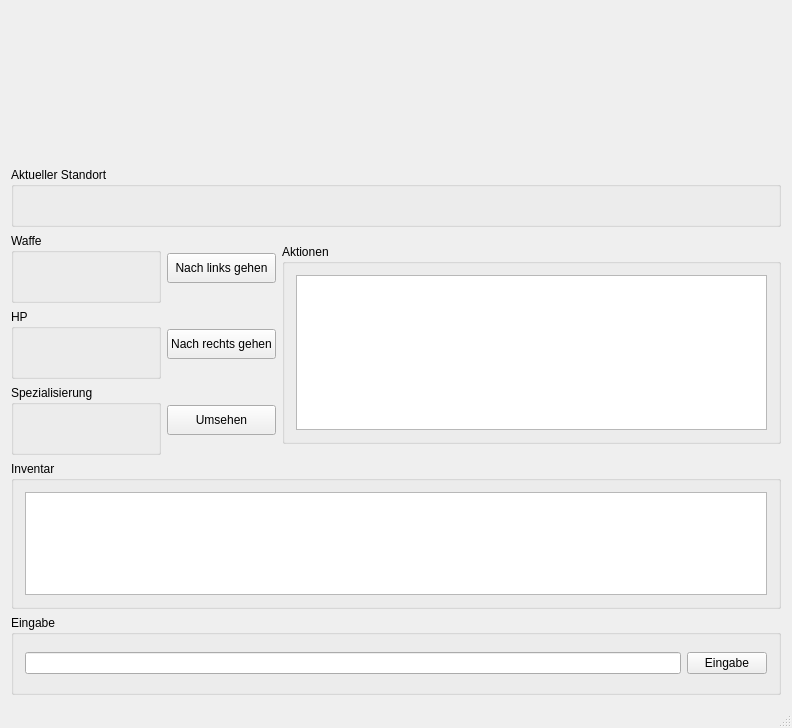
<?xml version="1.0" encoding="UTF-8"?>
<ui version="4.0">
 <class>Textadventure</class>
 <widget class="QMainWindow" name="Textadventure">
  <property name="geometry">
   <rect>
    <x>0</x>
    <y>0</y>
    <width>792</width>
    <height>728</height>
   </rect>
  </property>
  <property name="maximumSize">
   <size>
    <width>16777215</width>
    <height>1000</height>
   </size>
  </property>
  <property name="windowTitle">
   <string>Textadventure</string>
  </property>
  <widget class="QWidget" name="centralWidget">
   <property name="minimumSize">
    <size>
     <width>0</width>
     <height>400</height>
    </size>
   </property>
   <property name="autoFillBackground">
    <bool>false</bool>
   </property>
   <layout class="QVBoxLayout" name="verticalLayout">
    <item>
     <widget class="QLabel" name="lbl_desc">
      <property name="minimumSize">
       <size>
        <width>0</width>
        <height>150</height>
       </size>
      </property>
      <property name="sizeIncrement">
       <size>
        <width>0</width>
        <height>5</height>
       </size>
      </property>
      <property name="text">
       <string/>
      </property>
     </widget>
    </item>
    <item>
     <widget class="QGroupBox" name="groupBox">
      <property name="minimumSize">
       <size>
        <width>0</width>
        <height>60</height>
       </size>
      </property>
      <property name="maximumSize">
       <size>
        <width>16777215</width>
        <height>60</height>
       </size>
      </property>
      <property name="title">
       <string>Aktueller Standort</string>
      </property>
      <layout class="QHBoxLayout" name="horizontalLayout_3">
       <item>
        <widget class="QLabel" name="lbl_place">
         <property name="minimumSize">
          <size>
           <width>0</width>
           <height>30</height>
          </size>
         </property>
         <property name="maximumSize">
          <size>
           <width>16777215</width>
           <height>30</height>
          </size>
         </property>
         <property name="text">
          <string/>
         </property>
        </widget>
       </item>
      </layout>
     </widget>
    </item>
    <item>
     <layout class="QGridLayout" name="gridLayout">
      <item row="0" column="0">
       <layout class="QHBoxLayout" name="horizontalLayout"/>
      </item>
      <item row="0" column="2">
       <widget class="QGroupBox" name="groupBox_3">
        <property name="minimumSize">
         <size>
          <width>0</width>
          <height>150</height>
         </size>
        </property>
        <property name="maximumSize">
         <size>
          <width>16777215</width>
          <height>200</height>
         </size>
        </property>
        <property name="title">
         <string>Aktionen</string>
        </property>
        <layout class="QVBoxLayout" name="verticalLayout_3">
         <item>
          <widget class="QListWidget" name="list_actions">
           <property name="minimumSize">
            <size>
             <width>150</width>
             <height>100</height>
            </size>
           </property>
          </widget>
         </item>
        </layout>
       </widget>
      </item>
      <item row="0" column="1">
       <layout class="QGridLayout" name="gridLayout_2">
        <item row="0" column="1">
         <widget class="QPushButton" name="cmd_links">
          <property name="minimumSize">
           <size>
            <width>100</width>
            <height>30</height>
           </size>
          </property>
          <property name="text">
           <string>Nach links gehen</string>
          </property>
         </widget>
        </item>
        <item row="2" column="1">
         <widget class="QPushButton" name="cmd_look">
          <property name="minimumSize">
           <size>
            <width>100</width>
            <height>30</height>
           </size>
          </property>
          <property name="text">
           <string>Umsehen</string>
          </property>
         </widget>
        </item>
        <item row="1" column="1">
         <widget class="QPushButton" name="cmd_rechts">
          <property name="minimumSize">
           <size>
            <width>100</width>
            <height>30</height>
           </size>
          </property>
          <property name="text">
           <string>Nach rechts gehen</string>
          </property>
         </widget>
        </item>
        <item row="0" column="0">
         <widget class="QGroupBox" name="groupBox_2">
          <property name="minimumSize">
           <size>
            <width>150</width>
            <height>70</height>
           </size>
          </property>
          <property name="title">
           <string>Waffe</string>
          </property>
          <layout class="QHBoxLayout" name="horizontalLayout_4">
           <item>
            <widget class="QLabel" name="lbl_weapon">
             <property name="minimumSize">
              <size>
               <width>0</width>
               <height>30</height>
              </size>
             </property>
             <property name="text">
              <string/>
             </property>
            </widget>
           </item>
          </layout>
         </widget>
        </item>
        <item row="1" column="0">
         <widget class="QGroupBox" name="groupBox_5">
          <property name="minimumSize">
           <size>
            <width>150</width>
            <height>70</height>
           </size>
          </property>
          <property name="title">
           <string>HP</string>
          </property>
          <layout class="QHBoxLayout" name="horizontalLayout_5">
           <item>
            <widget class="QLabel" name="lbl_hp">
             <property name="minimumSize">
              <size>
               <width>0</width>
               <height>30</height>
              </size>
             </property>
             <property name="text">
              <string/>
             </property>
            </widget>
           </item>
          </layout>
         </widget>
        </item>
        <item row="2" column="0">
         <widget class="QGroupBox" name="groupBox_6">
          <property name="minimumSize">
           <size>
            <width>150</width>
            <height>70</height>
           </size>
          </property>
          <property name="title">
           <string>Spezialisierung</string>
          </property>
          <layout class="QHBoxLayout" name="horizontalLayout_6">
           <item>
            <widget class="QLabel" name="lbl_trait">
             <property name="minimumSize">
              <size>
               <width>0</width>
               <height>30</height>
              </size>
             </property>
             <property name="text">
              <string/>
             </property>
            </widget>
           </item>
          </layout>
         </widget>
        </item>
       </layout>
      </item>
     </layout>
    </item>
    <item>
     <widget class="QGroupBox" name="groupBox_7">
      <property name="title">
       <string>Inventar</string>
      </property>
      <layout class="QHBoxLayout" name="horizontalLayout_7">
       <item>
        <widget class="QListWidget" name="list_inventar">
         <property name="minimumSize">
          <size>
           <width>100</width>
           <height>50</height>
          </size>
         </property>
        </widget>
       </item>
      </layout>
     </widget>
    </item>
    <item>
     <widget class="QGroupBox" name="groupBox_4">
      <property name="minimumSize">
       <size>
        <width>0</width>
        <height>80</height>
       </size>
      </property>
      <property name="maximumSize">
       <size>
        <width>16777215</width>
        <height>80</height>
       </size>
      </property>
      <property name="title">
       <string>Eingabe</string>
      </property>
      <layout class="QHBoxLayout" name="horizontalLayout_2">
       <item>
        <widget class="QLineEdit" name="textinput"/>
       </item>
       <item>
        <widget class="QPushButton" name="cmd_input">
         <property name="text">
          <string>Eingabe</string>
         </property>
        </widget>
       </item>
      </layout>
     </widget>
    </item>
   </layout>
  </widget>
  <widget class="QStatusBar" name="statusBar"/>
 </widget>
 <layoutdefault spacing="6" margin="11"/>
 <resources/>
 <connections/>
</ui>
